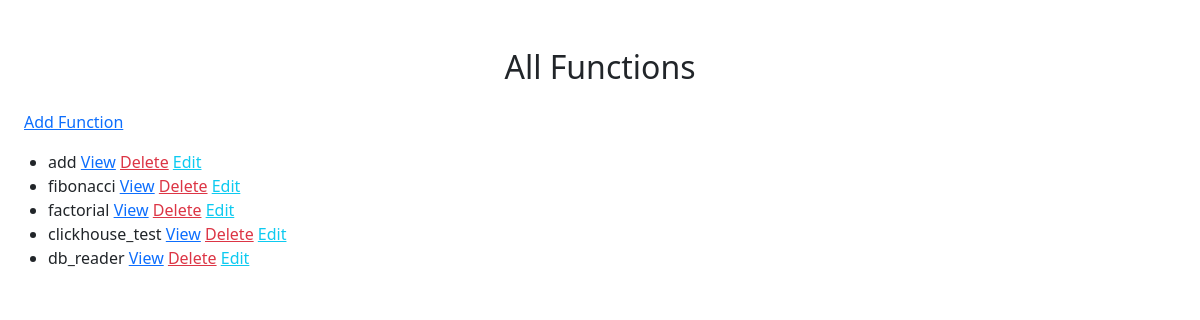
/all/, run on an earlier commit of the app's database.
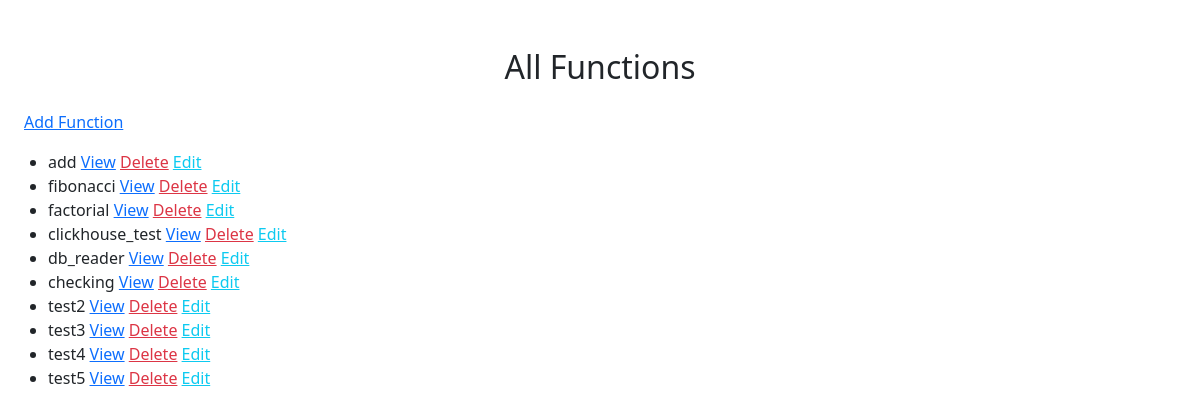
And on a later commit of the database.
### core/models.py (models this page shows, shortened)
class Function(models.Model):
    name = models.CharField(max_length=120)
    params = models.TextField()
    code = models.TextField()

### core/views.py (the view)
# urls.py: path('all/',all),
def all(request):
    functions = Function.objects.all()
    return render(request,"all.html",{'functions':functions})

### core/templates/all.html (shortened to what this page needs)
<!DOCTYPE html>
<html lang="en">
<head>
    <link rel="stylesheet" href="https://cdn.jsdelivr.net/npm/bootstrap@5.2.3/dist/css/bootstrap.min.css">
</head>
<body>
    <h2 class="text-center mt-5 mb-4">All Functions</h2>
    <a href="/add" class="ms-4 mb-4">Add Function</a>
    <ul class="mt-3 ms-3">
        {% for func in functions %}
            <li>{{func.name}} <a href="/function/{{func.id}}/">View</a> <a class="text-danger" href="/function/delete/{{func.id}}">Delete</a> <a class="text-info" href="/function/edit/{{func.id}}">Edit</a></li>
        {% endfor %}
    </ul>
</body>
</html>

What changed in the data, as far as the page shows it:
added Function: name "checking"
added Function: name "test2"
added Function: name "test3"
added Function: name "test4"
added Function: name "test5"
